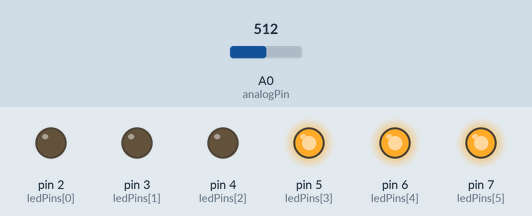
Simulated run of this sketch. Board: Arduino Uno, built with avr-gcc and run on an emulated ATmega328P. On the bench: output pins drawn as LEDs (lit = HIGH). The test bench sets the inputs (shaded band); at power-on: A0 (analogPin) = 512.

Above: at 1.2 s.
1.3 s: A0 (analogPin) set to 671
2.8 s: A0 (analogPin) set to 699
At 3.8 s:
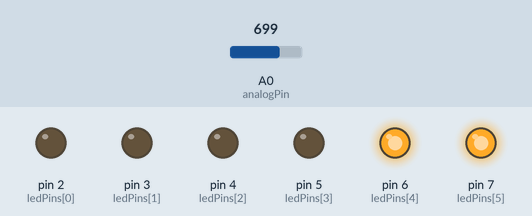
4.3 s: A0 (analogPin) set to 511
At 4.9 s:
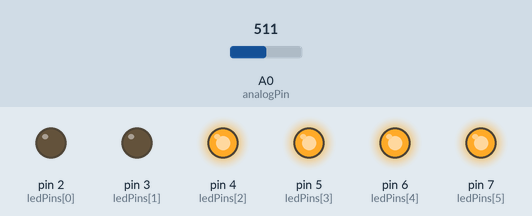
5.8 s: A0 (analogPin) set to 350
7.3 s: A0 (analogPin) set to 328
At 8.4 s:
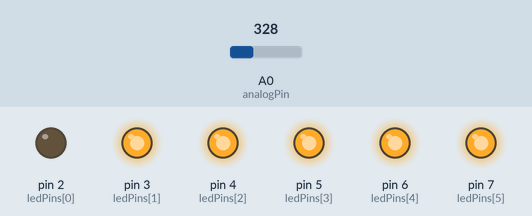
8.8 s: A0 (analogPin) set to 716
At 9.5 s:
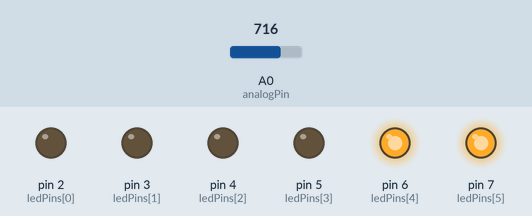
Timing chart, 0 to 11.3 s (numbered marks = the images above; inputs shaded):
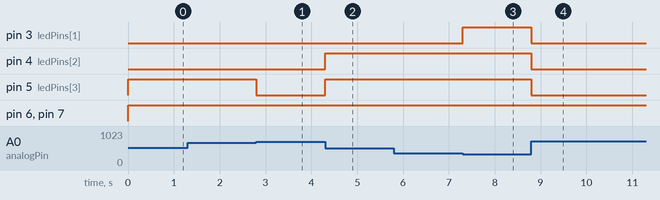

The sketch:

7.1_potentiometer_leds.ino
```cpp
/*
make it work with 6 leds
change the direction and the order of the leds
*/

const int analogPin = A0;
const int ledCount = 6;
int ledPins[] = {2, 3, 4, 5, 6, 7};

void setup() {
  for (int thisLed = 0; thisLed < ledCount; thisLed++) {
    pinMode(ledPins[thisLed], OUTPUT);
  }
}
void loop() {
  int sensorReading = analogRead(analogPin);

  int ledLevel = map(sensorReading, 0, 1023, 0, ledCount);

  for (int thisLed = 0; thisLed < ledCount; thisLed++) {
    if (thisLed < ledLevel) {
      digitalWrite(ledPins[thisLed], LOW);
    }
else {
      digitalWrite(ledPins[thisLed], HIGH);
    }
  }
}
```

Measured:
- the behaviour switches between 681 and 682 on A0 (analogPin) (found by bisection; images 0 and 1)
- the behaviour switches between 341 and 340 on A0 (analogPin) (found by bisection; images 2 and 3)
- after the input at 1.3 s, every drawn part: stays the same
- after the input at 2.8 s, pin 5 (ledPins[3]): HIGH → LOW at once
- after the input at 4.3 s, pin 4 (ledPins[2]), pin 5 (ledPins[3]): LOW → HIGH at once
- after the input at 5.8 s, every drawn part: stays the same
- after the input at 7.3 s, pin 3 (ledPins[1]): LOW → HIGH at once
- after the input at 8.8 s, pin 3 (ledPins[1]), pin 4 (ledPins[2]), pin 5 (ledPins[3]): HIGH → LOW at once
